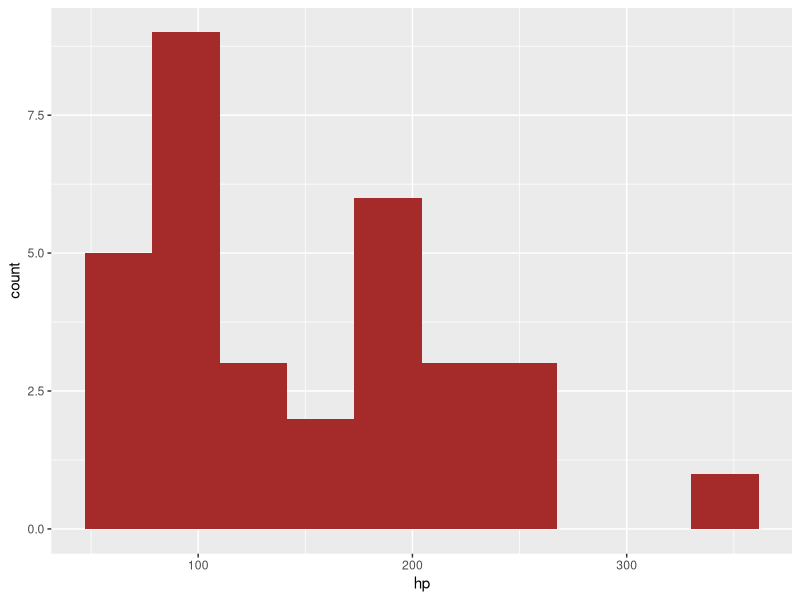
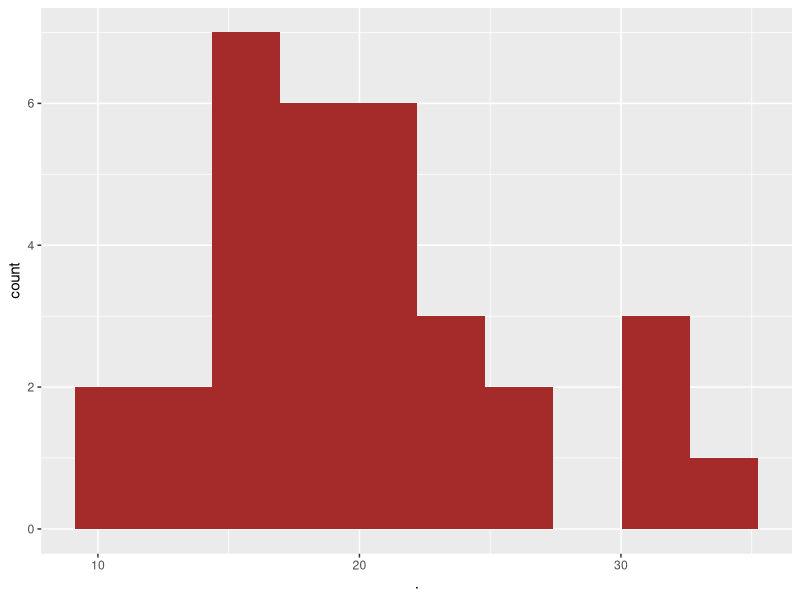
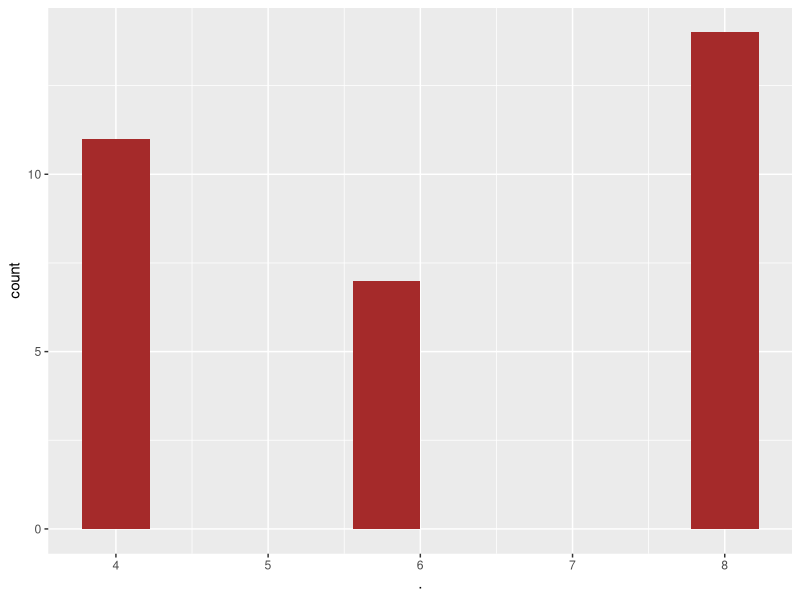
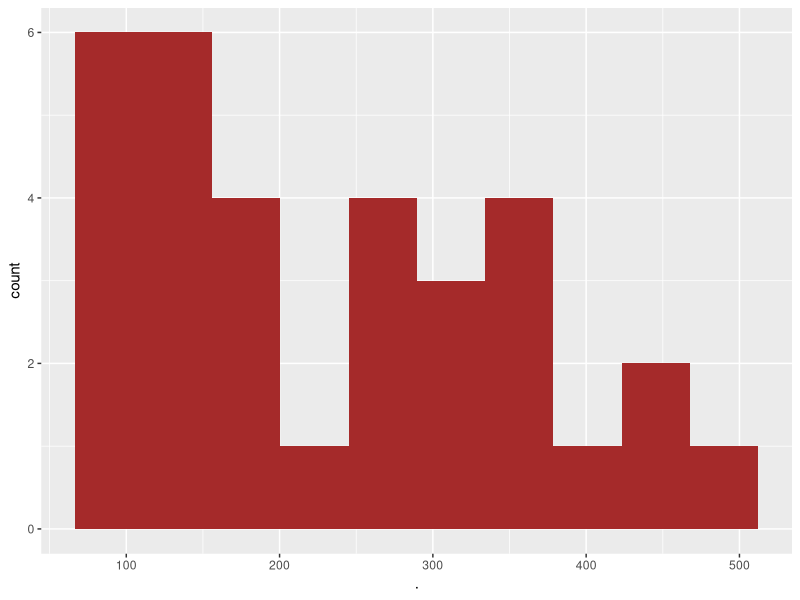
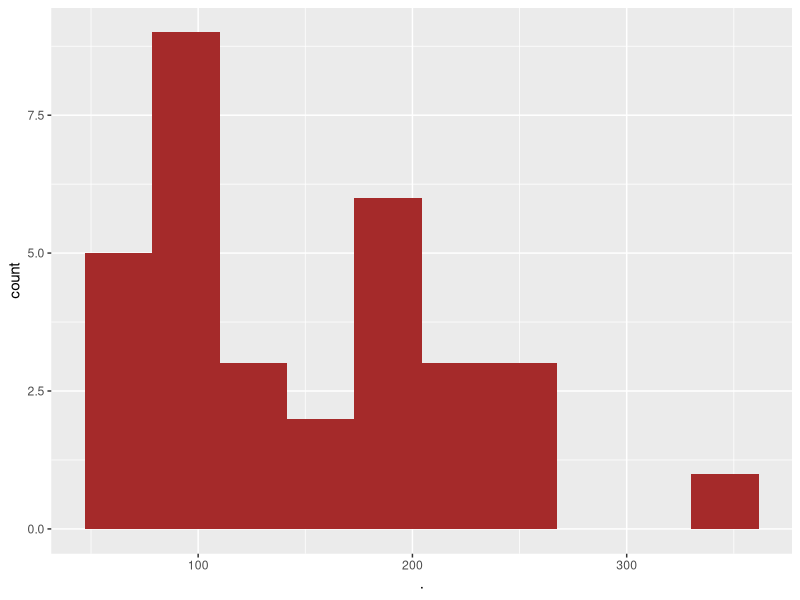
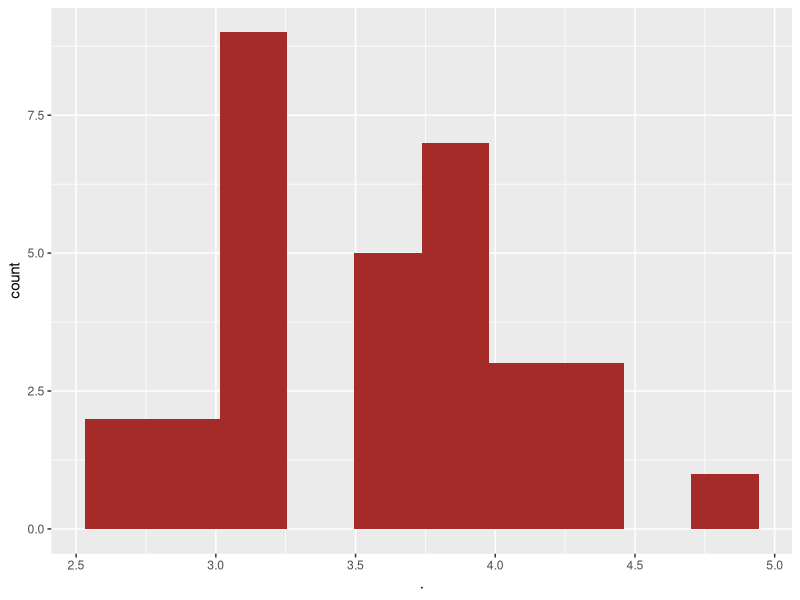
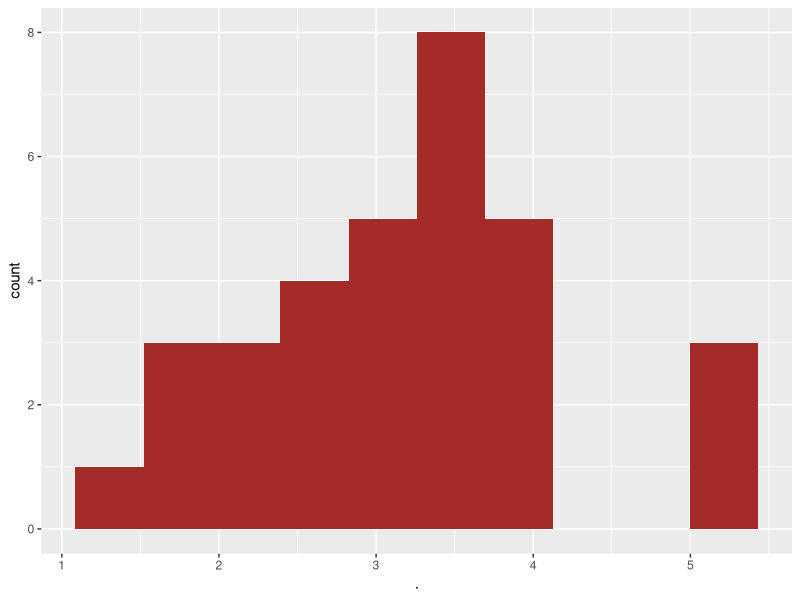
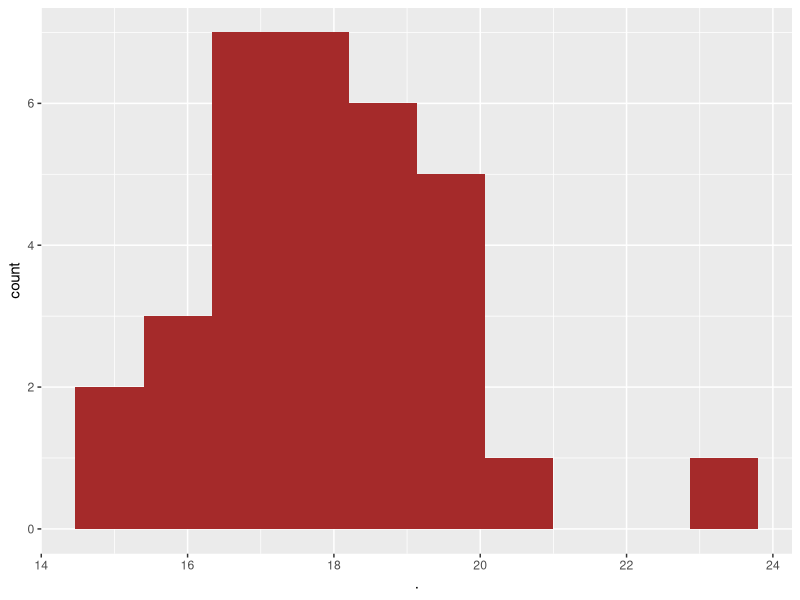

R code for these plots, in order: (Note: this script raises an error after producing the figures.)

# JP: 
# Hei Vinjar!
# Veldig gode løsninger! Jeg har skrevet noen tips og kommentarer til deg under, 
# markert med "JP:". Håper kommentarene er nyttige :-)


# hjemmelekse 2

x <- c(10,20,30)

trekk_fra_tre <- function(x) {
  x-3
}

trekk_fra_tre(x)


#2.1 Summere to tall

x <- c(1,2,3,10)
y <- c(4,5,6,23)

sum_to <- function(x,y) {
  x+y
}

#2.2 Multipliserer to tall

mult_to <- function(x,y){
  x*y
  
}

mult_to(x,y)

#2.3 Kvadrerer


# Feilmelding "Error in kvadrer_x() : argument "x" is missing, with no default"
# Denne kommer for en prøver å kvadrere "ingenting", uten at en har gitt R beksjed om hvordan et slikt tilfelle skal behandles. 


kvadrer_x <- function(x=NA) {
  if(is.na(x)) {
    stop("Du har ikke angitt hva som skal kvadreres, prøv å legge inn et tall")
  }
  x^2
}

# JP: 
# Riktig :-)

kvadrer_x(3)

#2.4 Default verdien er "pearson". Denne angir at en skal bruke Pearson correlation cofficient for beregning, dersom et av de to andre valgene ikke er spesifisert. 

# JP: 
# Korrekt!

#2.5 Finnes to i vektoren? 

finnes_to <- function(var) {
  any({{var}} ==2)
  
}

finnes_to(x)
finnes_to(y)

# JP: 
# Veldig god bruk av "any()"! 
# 
# Tips: Funksjonen din funker veldig bra, men det er strengt tatt ikke nødvendig
# med "{{}}" rundt "var" når man ikke bruk den i tidyverse-funksjoner (slik som 
# dplyr eller ggplot). 

#2.6 Disse funksjonene finnes allerede i R, dersom en lager nye funksjoner med disse navnene overskriver man de innebygde funksjonene. 

# JP: 
# Korrekt!

# 2.7 er partall
er_partall <-  function(x) {
  x/2 == round(x/2)
  
}

er_partall(100)

# JP: 
# Dette synes jeg var en god og kul løsning - Kreativt! Se gjerne løsningsforslaget 
# for et alternativ :-)

#"FALSE" i er_partall vil alltid være oddetall, kan derfor bruke er_partall også til å stadfeste at er tall er oddetall "

# JP: 
# Korrekt! Og ved hjelp av "!" (leses: "not") kan man snu er_partall til !er_partall
# (lese "not er partall"), som vil gi TRUE for oddetall, dersom man trenger det
# i filtrering eller en if-statement. 

# 2.8 if vs if_else
# ved bruk av if(), vil det man ønsker å sammenligne/teste gjennomført dersom det er sant (TRUE), Dersom FALSE, vil ingenting skje. 
# Ved bruk av ifelse vil en også kunne evaluere/returnere et svar dersom utfallet blir "FALSE" 
# Ville brukt ifelse i en funksjon. 

# JP: 
# Det du sier er riktig, men en viktigere forskjell er at ifelse er vektorisert,
# mens if kun evaluerer ett uttrykk. 
# 
# Begge har sin plass i en funksjon. Jeg bruker if() og else mye til control flow,
# som for å bestemme valg i en funksjon. Ifelse bruker jeg mye til å transformere
# variabler siden den er vektorisert. 


#2.9 uten de dobble parantesene, {{}}, vil ikke R skjønne at det er variabelen inne i funksjonen vi ønsker å finne, men  begynne å lete etter en variabel globalt. 

library(tidyverse)

## Funksjon som virker
lag_histogram <-  function(.data, variabel) {
  .data %>% 
    ggplot(aes(x = {{variabel}}))+
    geom_histogram(bins=10, fill="brown")
}

lag_histogram(mtcars, hp)

purrr:: map(.x=mtcars, .f= ~lag_histogram(.data = mtcars, variabel=.))

# JP: 
# Nydelig!

# 3. God. 

library(lubridate)

## se denne
lubridate::hour(now())

greeting <- function(x= now(), output_som_melding = FALSE) {
  
  if(x %>%
     str_split(" ") %>%
     map_chr(2) < 09:00:00) { 
    return(paste0("God Morgen"))
  }
  
  if(x %>%
     str_split(" ") %>%
     map_chr(2) < 12:00:00) { 
    return(paste0("God formiddag"))
  }
  
  if(x %>%
     str_split(" ") %>%
     map_chr(2) < 15:00:00) { 
    return(paste0("God ettermiddag"))
  }  
  
  if(x %>%
     str_split(" ") %>%
     map_chr(2) < 18:00:00) { 
    return(paste0("God kveld"))
  }  
  
  if(x %>%
     str_split(" ") %>%
     map_chr(2) > 00:00:00) { 
    return(paste0("God natt"))
  }
  
}

greeting()

# JP: 
# Denne funker, men du får en del warnings. De har med å gjøre at
# R tolker 09:00:00 som en vektor fra 9 til 0. Siden du bruker IF så sjekker den
# kun ett element, så den sjekker om x %>% str_split(" ") %>% map_chr(2) er større
# enn 09, resten ignoreres.


###############################################################################




############## 4. #konverteringer##################


#Farenheit konvertering
farenheit_to__celcius <- function(x) {
  round((x-32)*5/9)
}

farenheit_to__celcius(64)

#celsius konvertering
celsius_to__farenheit <- function(x) {
  round((x*9/5)+32)
}

celsius_to__farenheit(23)

#funksjon i funksjon
farenheit_to__celcius(celsius_to__farenheit(23))

# JP: 
# Bra!


######### 5 DingDong #####################

dingdong <- function(x){
  
  if(x /5 == round(x/5) & x /3 == round(x/3)) { 
    return(paste0("DingDong"))
  }
  
  if(x /3 == round(x/3)) { 
    return(paste0("Ding"))
  }
  
  if(x /5 == round(x/5)) { 
    return(paste0("DingDong"))
  }
  
  x
}

dingdong(15)

# JP: 
# Fin løsning. Se løsningsforslaget for en vektorisert versjon også (en som kan ta
# flere input enn kun 15. F.eks. c(1:15)).




